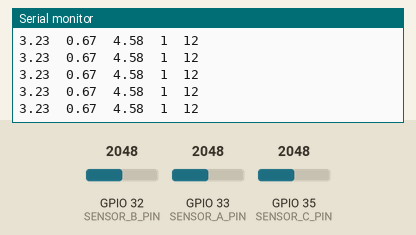
Recording of a sketch running on a simulated ESP32. On the bench: the last lines printed to the serial monitor. The inputs (shaded band) are chosen by the test bench; at power-on: GPIO 32 (SENSOR_B_PIN) = 2048, GPIO 33 (SENSOR_A_PIN) = 2048, GPIO 35 (SENSOR_C_PIN) = 2048 (analog values on the 0–4095 scale).

Above: at 1.2 s.
1.3 s: GPIO 32 (SENSOR_B_PIN) set to 2866
At 1.57 s:
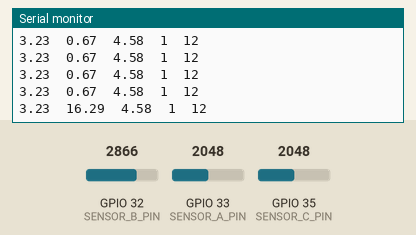
2.8 s: GPIO 33 (SENSOR_A_PIN) set to 2866
At 2.89 s:
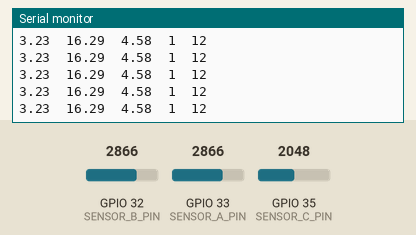
4.3 s: GPIO 35 (SENSOR_C_PIN) set to 2866
At 4.47 s:
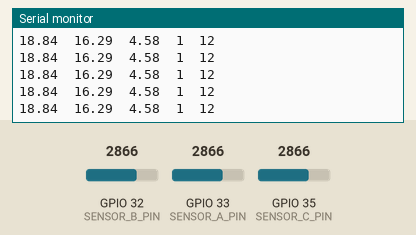
5.8 s: GPIO 32 (SENSOR_B_PIN) set to 3603
At 6.05 s:
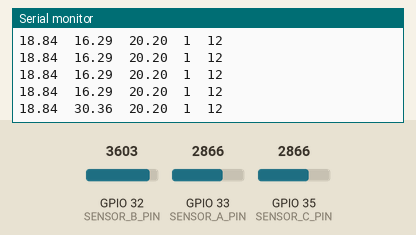
7.3 s: GPIO 33 (SENSOR_A_PIN) set to 3603
At 7.37 s:
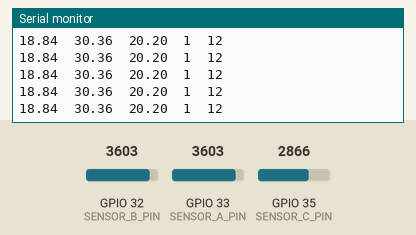
8.8 s: GPIO 35 (SENSOR_C_PIN) set to 3603
At 8.95 s:
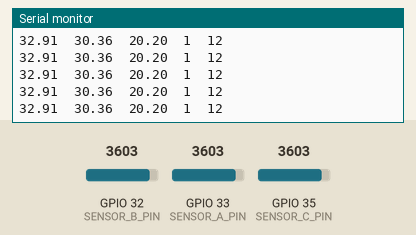
Timing chart, 0 to 11.3 s (numbered marks = the images above; inputs shaded):
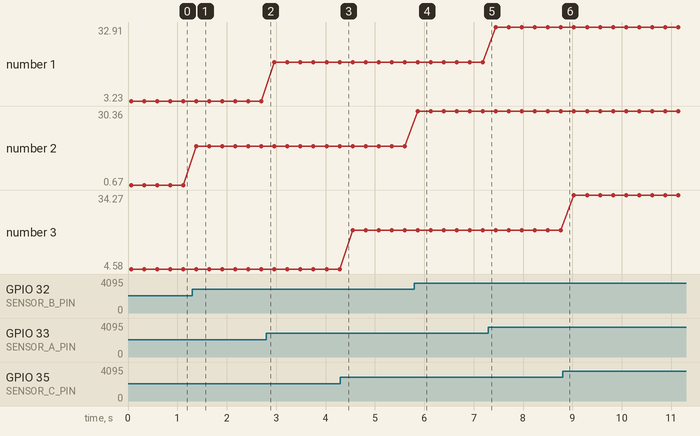

The sketch:

3PhaseCurrent.ino
```cpp
#define SAMPLES 100
#define PAD_LOW 2
#define PAD_HIGH 10

// Sensor A
#define SENSOR_A_PIN 33
#define OFFSET_A 1879
#define CALIBRATION_A 0.027

// Sensor B
#define SENSOR_B_PIN 32
#define OFFSET_B 2013
#define CALIBRATION_B 0.027

// Sensor C
#define SENSOR_C_PIN 35
#define OFFSET_C 1808
#define CALIBRATION_C 0.027

void setup() {
  Serial.begin(115200);
  analogReadResolution(12); // ESP32 ADC resolution (0–4095)

  // Label headers for Serial Plotter
  Serial.println("Current_A\tCurrent_B\tCurrent_C\t");
}

float readRMSCurrent(int pin, int offset, float calibration, int &minAdc, int &maxAdc) {
  minAdc = 4095;
  maxAdc = 0;
  int adcVal;

  for (int i = 0; i < SAMPLES; i++) {
    adcVal = analogRead(pin);
    if (adcVal > maxAdc) maxAdc = adcVal;
    if (adcVal < minAdc) minAdc = adcVal;
    delayMicroseconds(100); // Sampling delay
  }

  float peak = (maxAdc - offset);
  float rmsCurrent = (peak * calibration) / 1.4142;
  if (rmsCurrent < 0) rmsCurrent = 0;

  return rmsCurrent;
}

void loop() {
  int minA, maxA, minB, maxB, minC, maxC;
  float currentA = readRMSCurrent(SENSOR_A_PIN, OFFSET_A, CALIBRATION_A, minA, maxA);
  float currentB = readRMSCurrent(SENSOR_B_PIN, OFFSET_B, CALIBRATION_B, minB, maxB);
  float currentC = readRMSCurrent(SENSOR_C_PIN, OFFSET_C, CALIBRATION_C, minC, maxC);

 /* // ───── Serial Monitor Output ─────
  Serial.println("====== Current Sensor Readings ======");
  Serial.print("Sensor A -> RMS: "); Serial.print(currentA, 2); //Serial.print(" A | ADC Min: "); Serial.print(minA); Serial.print(" Max: "); Serial.println(maxA);
  Serial.print("Sensor B -> RMS: "); Serial.print(currentB, 2); //Serial.print(" A | ADC Min: "); Serial.print(minB); Serial.print(" Max: "); Serial.println(maxB);
  Serial.print("Sensor C -> RMS: "); Serial.print(currentC, 2); //Serial.print(" A | ADC Min: "); Serial.print(minC); Serial.print(" Max: "); Serial.println(maxC);
  Serial.println("=====================================\n");
*/
  // ───── Serial Plotter Output ─────
Serial.print(currentA, 2); Serial.print("\t");
Serial.print(currentB, 2); Serial.print("\t");
Serial.print(currentC, 2); Serial.print("\t");
Serial.print(1);           Serial.print("\t"); // Pad_Low
Serial.println(12);                          // Pad_High


  delay(200); // Refresh rate
}
```

Measured:
- after the input at 1.3 s, the serial monitor: prints a new line after 0.08 s (image 1)
- after the input at 5.8 s, the serial monitor: prints a new line after 0.07 s (image 4)
- plotted number 1: 3.23 → 18.84 after the input at 2.8 s, 18.84 → 32.91 after the input at 7.3 s
- plotted number 2: 0.67 → 16.29 after the input at 1.3 s, 16.29 → 30.36 after the input at 5.8 s
- plotted number 3: 4.58 → 20.2 after the input at 4.3 s, 20.2 → 34.27 after the input at 8.8 s
